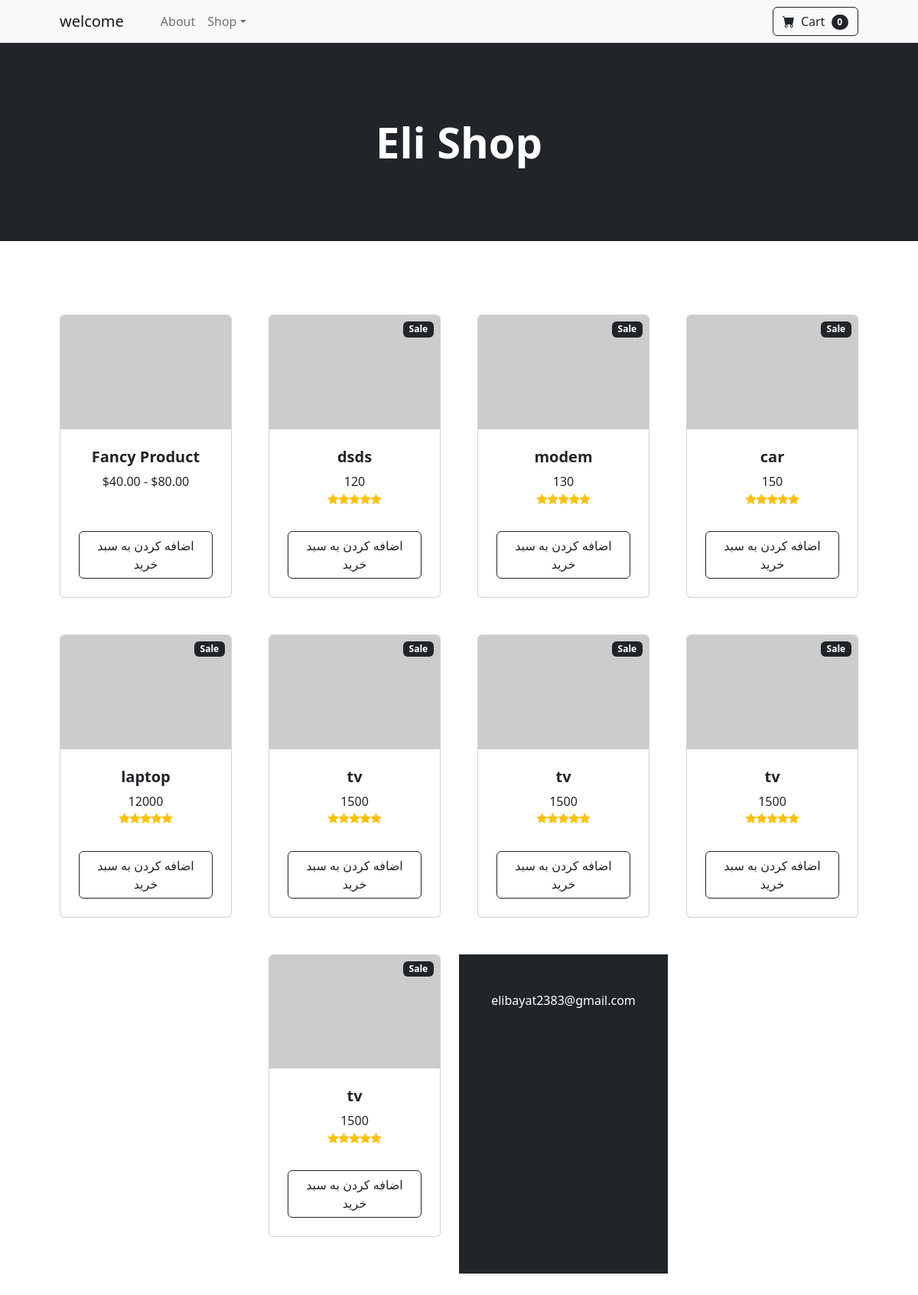
The app's page /, older data.
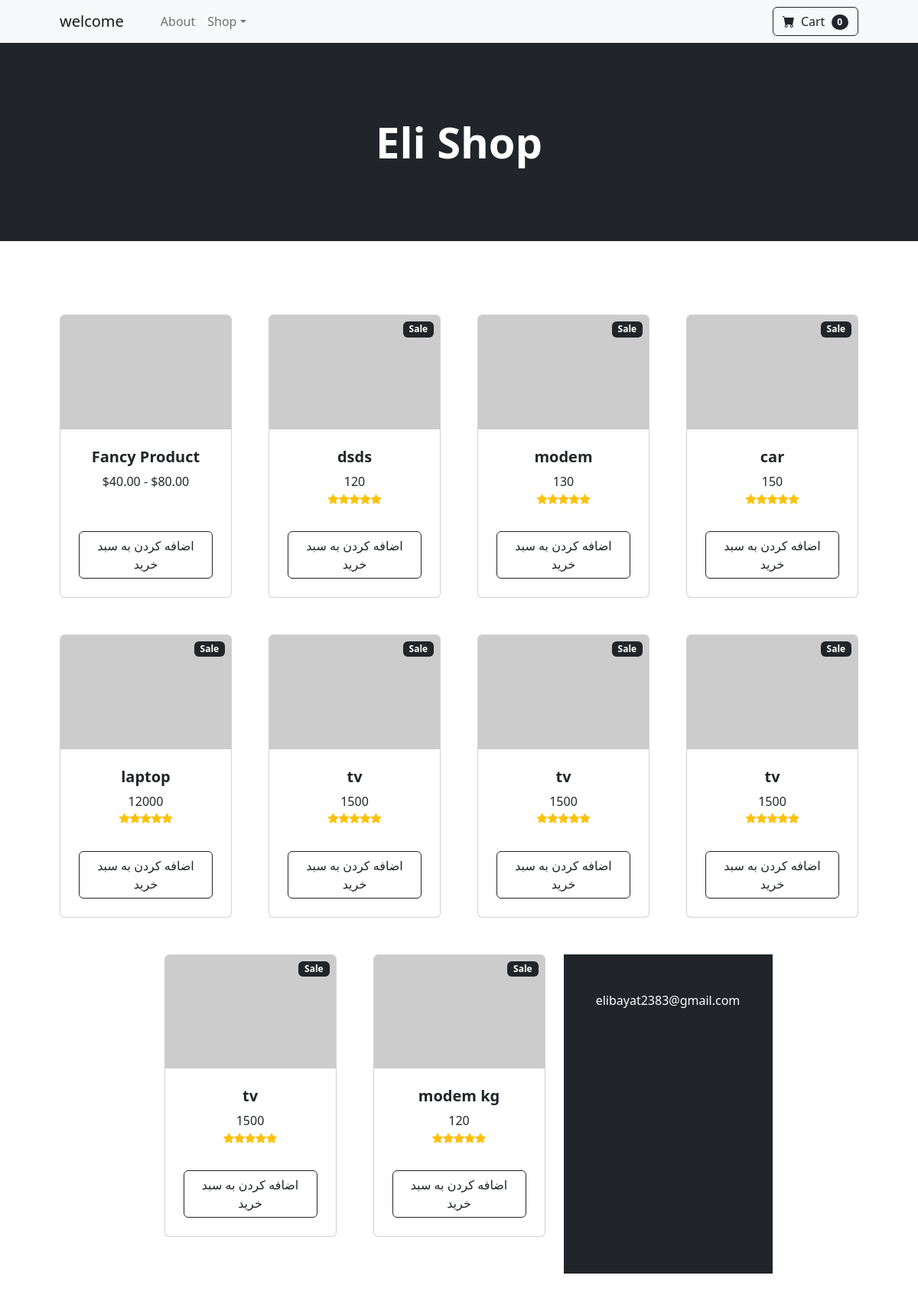
The same page, newer data.
### appshop/models.py (models this page shows)
class Product(models.Model):
    name = models.CharField(max_length=50)
    price = models.IntegerField()
    on_sale = models.BooleanField(default=False)
    category = models.ForeignKey(Category, on_delete=models.CASCADE)

### appshop/views.py (the view)
# urls.py: path("", home, name="home"),
def home(request):
    all_product = Product.objects.all()
    return render(request, "home.html", {"product": all_product})

### shop/templates/home.html (shortened to what the changed rows need)
{% load static %}
<!DOCTYPE html>
<html lang="en">
    <head>
        <link href="https://cdn.jsdelivr.net/npm/bootstrap-icons@1.5.0/font/bootstrap-icons.css" rel="stylesheet" />
        <link href="{% static 'css/styles.css' %}" rel="stylesheet" />
    </head>
    <body>
        <header class="bg-dark py-5">
            <div class="container px-4 px-lg-5 my-5">
                <div class="text-center text-white">
                    <h1 class="display-4 fw-bolder">Eli Shop</h1>
            </div>
        </header>
        <section class="py-5">
            <div class="container px-4 px-lg-5 mt-5">
                <div class="row gx-4 gx-lg-5 row-cols-2 row-cols-md-3 row-cols-xl-4 justify-content-center">
                    {% for i in product %}
                    <div class="col mb-5">
                        <div class="card h-100">
                            <div class="badge bg-dark text-white position-absolute" style="top: 0.5rem; right: 0.5rem">Sale</div>
                            <img class="card-img-top" src="https://dummyimage.com/450x300/dee2e6/6c757d.jpg" alt="..." />
                            <div class="card-body p-4">
                                <div class="text-center">
                                    <h5 class="fw-bolder">{{i.name}}</h5>
                                    {{i.price}}
                                    <div class="d-flex justify-content-center small text-warning mb-2">
                                        <div class="bi-star-fill"></div>
                                        <div class="bi-star-fill"></div>
                                        <div class="bi-star-fill"></div>
                                        <div class="bi-star-fill"></div>
                                        <div class="bi-star-fill"></div>
                                    </div>
                                </div>
                            </div>
                            <div class="card-footer p-4 pt-0 border-top-0 bg-transparent">
                                <div class="text-center"><a class="btn btn-outline-dark mt-auto" href="#">اضافه کردن به سبد خرید</a></div>
                            </div>
                        </div>
                    </div>
                    {% endfor %}
    </body>
</html>

Row changes from the older to the newer data that the page shows:
added Product: name "modem kg", price "120"
